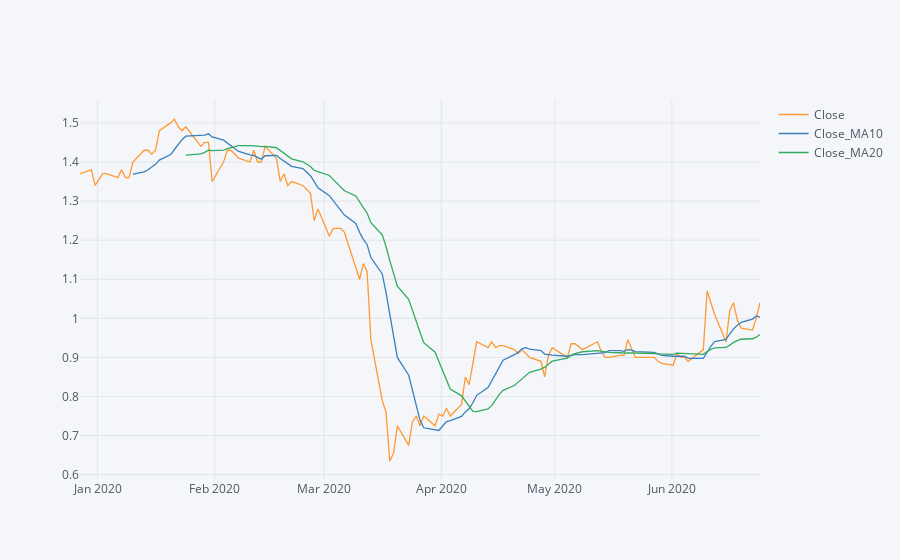

Notebook cell for this chart:
### Code cell
df.set_index('Datetime')[['Close','Close_MA10','Close_MA20']].iplot()
